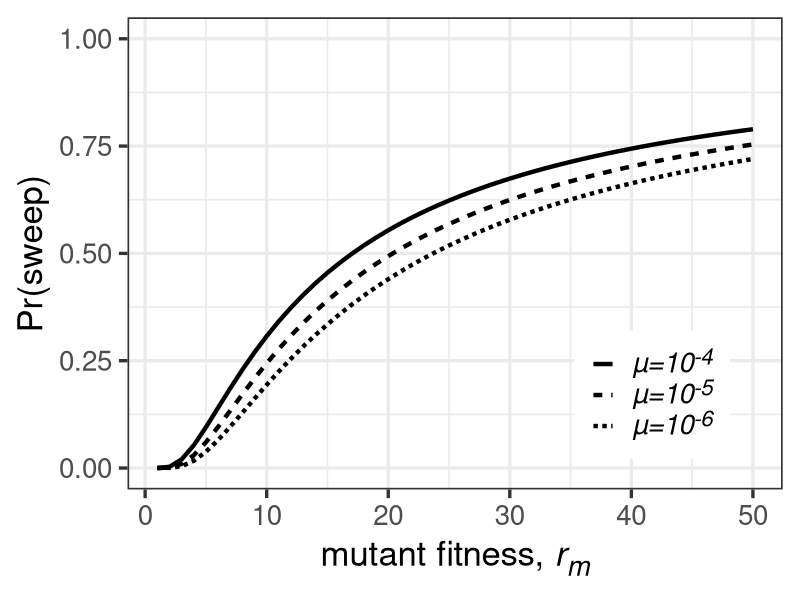
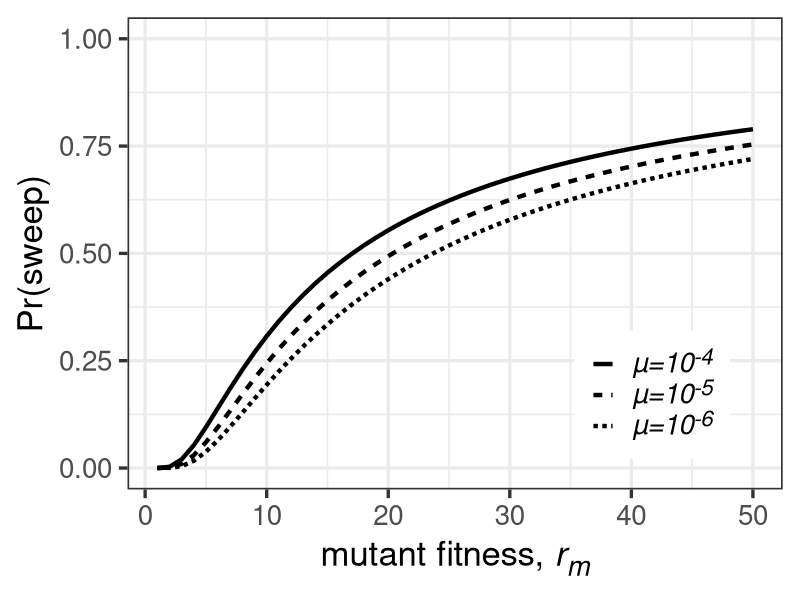

Recreate these plots in R, in order.
# title: sweep probabilites for alternative growth laws
# author: alexander stein

library("tidyverse")
library("ggtext")
library("RColorBrewer")

r_wt_1 <- 1.0
r_m_1 <- 1:100



p_exp1 <- r_m_1
p_exp2 <- r_m_1
p_exp3 <- r_m_1



j <-1
for (r_m in r_m_1){
  r_wt = 1.0
  #r_m = r_m_1[j]
  
  ### PLot number 1
  chi = 0.90
  u = 1e-4
  integrand <- function(t) {u*exp(r_wt*t -
                                    u/r_wt*
                                    exp( (r_wt*(r_m*t-log(1/chi-1)))/
                                           (r_m-r_wt) )
  )}
  sol <- integrate(integrand, lower = 0, upper = Inf)
  p_exp1[j] <- sol$value
  
  ### Plot number 2
  chi = 0.90
  u = 1e-5
  integrand <- function(t) {u*exp(r_wt*t -
                                    u/r_wt*
                                    exp( (r_wt*(r_m*t-log(1/chi-1)))/
                                           (r_m-r_wt) )
  )}
  sol <- integrate(integrand, lower = 0, upper = Inf)
  p_exp2[j] <- sol$value
  
  ### Plot number 3
  chi = 0.90
  u = 1e-6
  integrand <- function(t) {u*exp(r_wt*t -
                                    u/r_wt*
                                    exp( (r_wt*(r_m*t-log(1/chi-1)))/
                                           (r_m-r_wt) )
  )}
  sol <- integrate(integrand, lower = 0, upper = Inf)
  p_exp3[j] <- sol$value
  
  j <- j+1
}

#xaxis <- s_m/s_wt
xaxis <- r_m_1/r_wt

legend_1 <- "*µ=10<sup>-4*"
legend_2 <- "*µ=10<sup>-5*"
legend_3 <- "*µ=10<sup>-6*"

lty <- t(c("solid", "22", "11"))
colnames(lty) <- c(legend_1, legend_2, legend_3)

ggplot() + 
  geom_line(aes(x=xaxis, y=p_exp1, linetype=legend_1), linewidth=1.5, color = "black") +
  geom_line(aes(x=xaxis, y=p_exp2, linetype=legend_2), linewidth=1.5, color = "black") +
  geom_line(aes(x=xaxis, y=p_exp3, linetype=legend_3), linewidth=1.5, color = "black") +
  scale_linetype_manual(values = lty) +
  labs(x="mutant fitness, *r<sub>m*", y="Pr(sweep)") +
  xlim(1,50) + ylim(0,1) +
  theme_bw(base_size = 25) +
  theme(axis.title.x = element_markdown(), axis.title.y = element_markdown(), 
        legend.position = c(0.8,0.2), legend.title = element_blank(),
        legend.text = element_markdown())


fig <- ggplot() + 
  geom_line(aes(x=xaxis, y=p_exp1, linetype=legend_1), linewidth=1.5, color = "black") +
  geom_line(aes(x=xaxis, y=p_exp2, linetype=legend_2), linewidth=1.5, color = "black") +
  geom_line(aes(x=xaxis, y=p_exp3, linetype=legend_3), linewidth=1.5, color = "black") +
  scale_linetype_manual(values = lty) +
  labs(x="mutant fitness, *r<sub>m*", y="Pr(sweep)") +
  xlim(1,50) + ylim(0,1) +
  theme_bw(base_size = 25) +
  theme(axis.title.x = element_markdown(), axis.title.y = element_markdown(), 
        legend.position = c(0.8,0.2), legend.title = element_blank(),
        legend.text = element_markdown())

a = 1.5
ggsave("/Users/stein02/Desktop/Plots for the Sweeps/supp_5/SweepExp90.png", fig, width = 4^a, height = 3^a)

